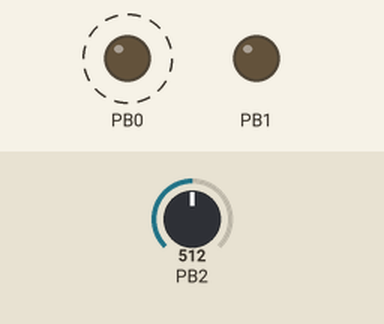
Bench run of a program on a simulated ATtiny13, built with avr-gcc and emulated at 1.2 MHz. On the bench: output pins drawn as LEDs (lit = HIGH). Dashed ring = blinking. The inputs (shaded band) are chosen by the test bench; at power-on: PB2 = 512.

Above: at 1.2 s.
1.3 s: PB2 set to 487
At 2.0 s:
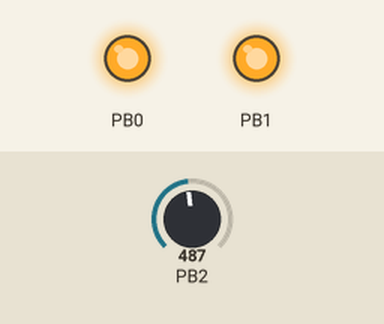
2.8 s: PB2 set to 511
At 3.8 s:
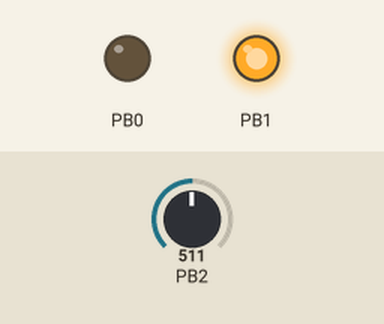
4.3 s: PB2 set to 306
At 5.5 s:
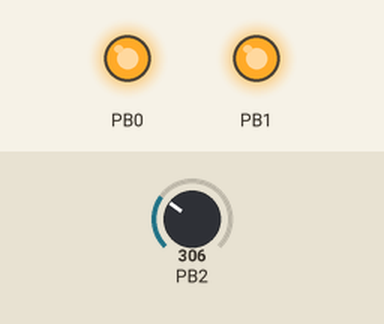
5.8 s: PB2 set to 716
At 6.8 s:
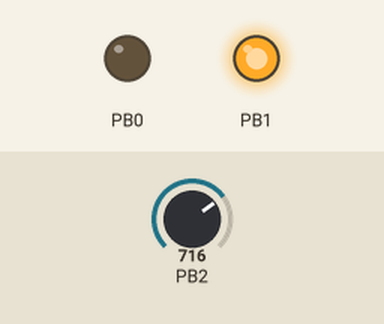
Timing chart, 0 to 8.3 s (numbered marks = the images above; inputs shaded):
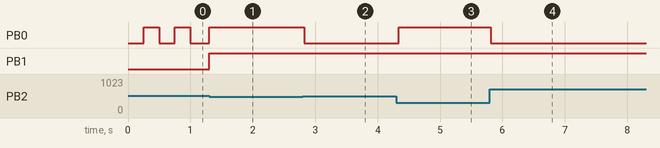

Measured:
- the behaviour switches between 505 and 504 on PB2 (found by bisection; images 0 and 1)
- after the input at 1.3 s, PB0, PB1: LOW → HIGH at once
- after the input at 2.8 s, PB0: HIGH → LOW at once
- after the input at 4.3 s, PB0: LOW → HIGH at once
- after the input at 5.8 s, PB0: HIGH → LOW at once
- by itself, PB0: alternates HIGH for 0.25 s and LOW for 0.25 s

The program:

lipo_ctrl.c
```c
/*
 * lipo_ctrl.c
 *
 * Created: 26.10.2014 21:22:14
 *  Author: Samuel Munz
 * visit https://github.com/samularity for more info
 */


/*
//PB0 out 1 (alert if voltage below threshold)
//PB1 out 2 (alert if voltage was below threshold once)
//PB2 Rread analog (lipo voltage)

Cell recoginiton with following values
cells	min V	max V
1		2,7		4,3
2		5,4		8,6
3		8,1		12,9
for now 3 Cells is Maximum, can be changed (Hardware and software needs to be edited)


13V ---|||||-------|||||----GND
	   130k	   |	12K
			   |
			  PB2 max 1,1V

13 000 mV max
10bit ADC von 0 bis 13000mV
2^10=1024
1 ADC-bit -> 12,695mV
*/
#include <avr/io.h>
#define F_CPU 1200000UL  // 1,2 MHz
#include <util/delay.h>

//function prototypes
void adc_setup (void);
uint16_t adc_read (void);
void beep(uint8_t anz);

#define threshold_voltage 3200 //3200mV threshold voltage, tests are necesarry
#define ADC_TO_mV(s)  s*12.695				// in mV
#define	SET_HIGH(s)		PORTB |= (1<<s);	//PB high
#define SET_LOW(s)		PORTB &= ~(1<<s);	//PB low


int main(void)
{
	DDRB &= ~(1 << DDB2);	//set PB2 as Input
	DDRB |= (1 << DDB0)|(1 << DDB1);	//set as output
	SET_LOW(0);//turn off
	SET_LOW(1);//turn off
	adc_setup();//connected to PB2
	_delay_ms(250);//wait for all connections to be ok
	//hardware init done

	uint16_t accu_voltage=adc_read();
	uint8_t nr_of_cells = 0;
	//get number of connected cells
	if (accu_voltage>2500 && accu_voltage<4300 )
		{nr_of_cells=1;}
	else if (accu_voltage>5400 && accu_voltage<8600 )
		{nr_of_cells=2;}
	else if (accu_voltage>8600 && accu_voltage<12900 )
		{nr_of_cells=3;}

	beep(nr_of_cells); //visual output of detected cells

	while(1)
    {
		if (adc_read()<(nr_of_cells*threshold_voltage)) //alert, voltage is below threshold
		{
			SET_HIGH(0); //turn "hard" alert on
			SET_HIGH(1); //turn "weak" alert on
		}
		else//was below threshold voltage once
		{
			SET_LOW(0); //turn "hard" alert off
		}
	_delay_ms(50);	//check every 50ms
    }
}

void adc_setup (void)
{
	ADMUX |= (1 << MUX0);	// Set the ADC input to PB2/ADC1
	ADMUX |= (1 << REFS0);	//use internal 1,1V Voltage ref
    //ADMUX |= (1 << ADLAR);//enable 8 bit mode
	ADCSRA |= (1 << ADPS1) | (1 << ADPS0) | (1 << ADEN);// Set the prescaler to clock/128 & enable ADC
}

uint16_t adc_read (void)
{
	uint16_t ret_val =0;
	for ( uint8_t i=0;i<4;i++)	//to create an average
	{
		ADCSRA |= (1 << ADSC);			// Start the conversion
		while (ADCSRA & (1 << ADSC));	// Wait for it to finish
		ret_val+=ADC;//for ADC 10 bit mode   (ret_val+=ADCH; //for ADC 8 bit mode)
	}
	return (ADC_TO_mV (ret_val/4) ); //returns value in mV
}


void beep(uint8_t anz)
{
	for (uint8_t i =0; i<anz; i++)
	{
	SET_HIGH(0);
	_delay_ms(250);
	SET_LOW(0);
	_delay_ms(250);
	}
}
```
